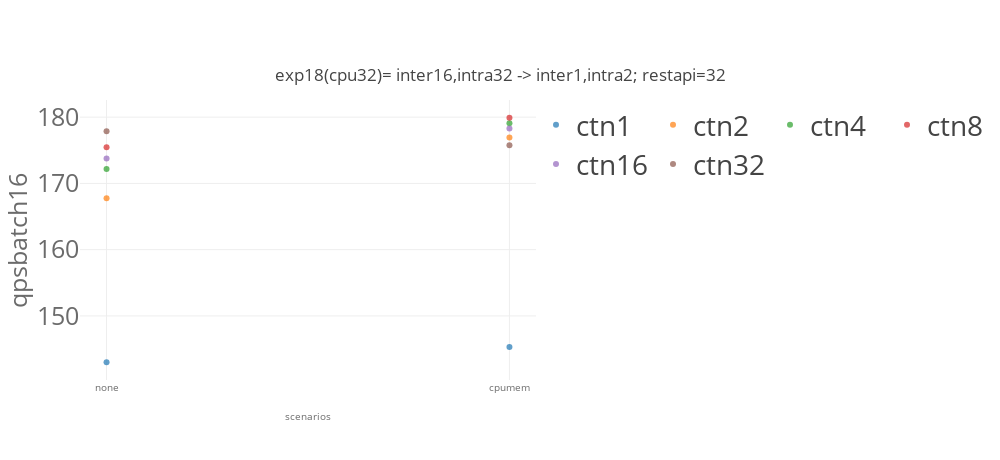
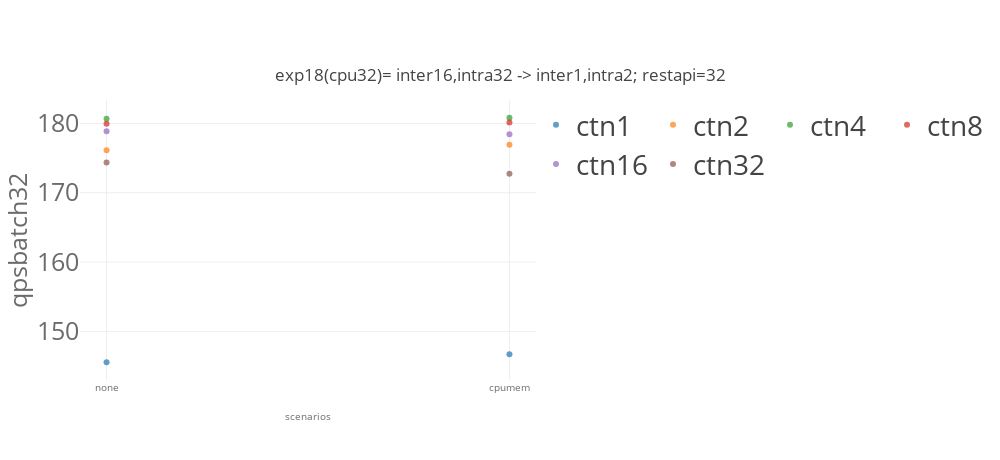
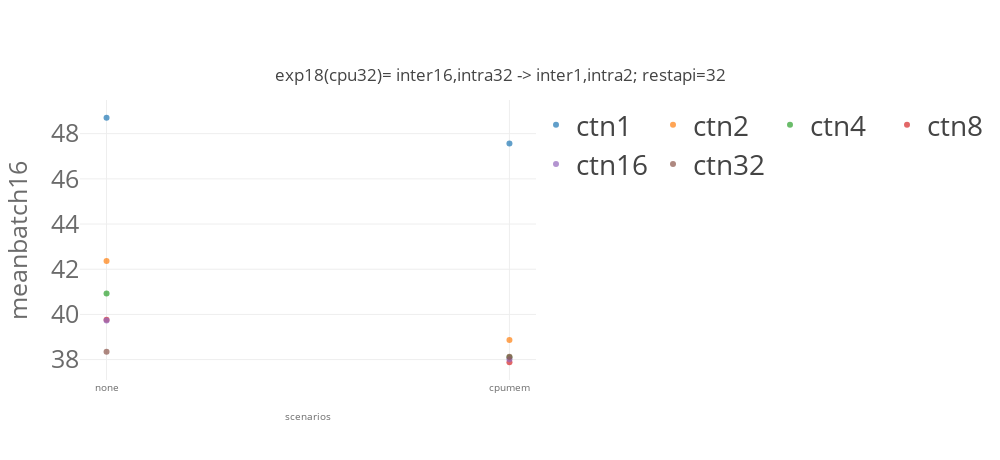
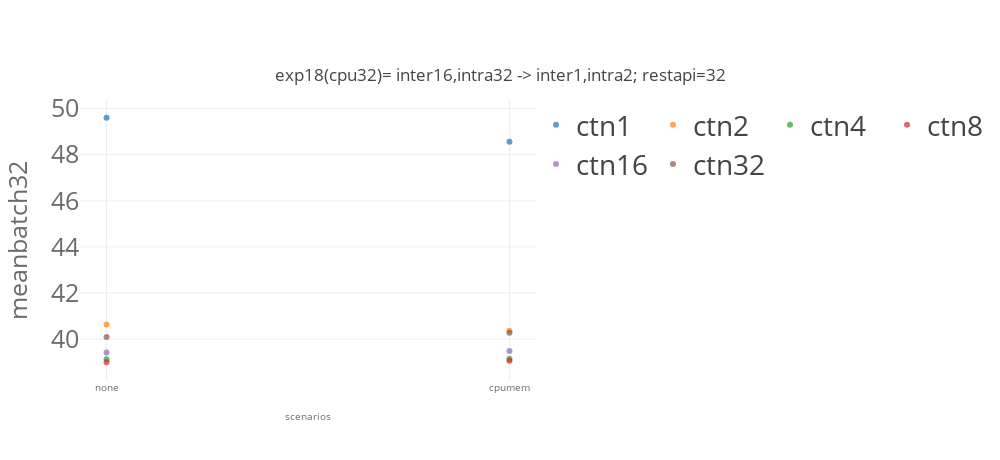

Notebook code for these charts, in order:
### Code cell
import matplotlib
import matplotlib.pyplot as plt
import numpy as np
from svglib.svglib import svg2rlg
from reportlab.graphics import renderPDF
from reportlab.pdfgen import canvas

from numpy import percentile, mean, std
import plotly.graph_objects as go

from plotly.offline import init_notebook_mode, iplot

import plotly.io as pio
pio.templates.default = "none"
# pio.templates.default = "simple_white"

import plotly.graph_objects as go
from plotly.subplots import make_subplots
import pandas as pd
# import plotly.express as px

for x in ['qps','mean','p99']:
    for cbatch in [16,32]:
        for model_name in ['resnet']:
            list_traces = []
            for numctn in [1,2,4,8,16,32]: 
                dfg_bench = dfg[(dfg['benchmark']== model_name)  & (dfg['cbatch']==cbatch) & (dfg['numctn']==numctn) &\
                            ((dfg['k8senv']=='none') |\
                             (dfg['k8senv']=='cpumem')| (dfg['k8senv']=='cpumemory'))]
#                 print(dfg_bench)


                #data
                trace = go.Scatter(
                    name="ctn"+str(numctn),
                    x=[ 'none','cpumem','cpu'],
                    y= dfg_bench[x].values.tolist(),
        #             error_y = dict(type='data', array=df1_bench['model_time_std'].values.tolist()),
                    opacity=0.7,
                    mode='markers'
                )
                list_traces.append(trace)



            #layout
            layout = go.Layout(
                title={
                    'text': "exp18(cpu32)= inter16,intra32 -> inter1,intra2; restapi=32" ,
                    'y':0.85,
                    'x':0.5,
                    'xanchor': 'center',
                    'yanchor': 'top'},
                width=1000,
                height=460,
                xaxis=dict(
                    title= "scenarios",
                    tickvals=[ 'none','cpumem','cpu'],
                    titlefont=dict(
                        size=10,
                        color='rgb(107, 107, 107)'
                    ),
                    tickfont=dict(
                        size=10,
                        color='rgb(107, 107, 107)'
                    )
                ),
                yaxis=dict(
                    title= x+"batch"+str(cbatch),
                    automargin=True,
                    titlefont=dict(
                        size=25,
                        color='rgb(107, 107, 107)'
                    ),
                    tickfont=dict(
                        size=25,
                        color='rgb(107, 107, 107)'
                    ),    
                ),
                legend=dict(
                    x=1.0,
                    y=1.0,
                    bgcolor='rgba(255, 255, 255, 0)',
                    bordercolor='rgba(255, 255, 255, 0)',
                    font = dict( size = 28)
                ),
                barmode='group',
                bargap=0.15,
                bargroupgap=0.08
        #         legend_orientation="h"
            )

        data = list_traces
        fig = go.Figure(data=data, layout=layout)
        fig.update_layout(legend_orientation="h")
        fig.show()    

    #     fig.write_image(path + model_name + k8senv +'.pdf')

### Figure 1 — Plotly figure (JSON) as saved in the notebook; plotly's stock layout.template omitted (floating-point values rounded to 4 significant figures)
{"data": [{"mode": "markers", "name": "ctn1", "opacity": 0.7, "type": "scatter", "x": ["none", "cpumem", "cpu"], "y": [143.0, 145.3]}, {"mode": "markers", "name": "ctn2", "opacity": 0.7, "type": "scatter", "x": ["none", "cpumem", "cpu"], "y": [167.8, 176.9]}, {"mode": "markers", "name": "ctn4", "opacity": 0.7, "type": "scatter", "x": ["none", "cpumem", "cpu"], "y": [172.2, 179.1]}, {"mode": "markers", "name": "ctn8", "opacity": 0.7, "type": "scatter", "x": ["none", "cpumem", "cpu"], "y": [175.5, 179.9]}, {"mode": "markers", "name": "ctn16", "opacity": 0.7, "type": "scatter", "x": ["none", "cpumem", "cpu"], "y": [173.8, 178.3]}, {"mode": "markers", "name": "ctn32", "opacity": 0.7, "type": "scatter", "x": ["none", "cpumem", "cpu"], "y": [177.9, 175.8]}], "layout": {"bargap": 0.15, "bargroupgap": 0.08, "barmode": "group", "height": 460, "legend": {"bgcolor": "rgba(255, 255, 255, 0)", "bordercolor": "rgba(255, 255, 255, 0)", "font": {"size": 28}, "orientation": "h", "x": 1, "y": 1}, "title": {"text": "exp18(cpu32)= inter16,intra32 -> inter1,intra2; restapi=32", "x": 0.5, "xanchor": "center", "y": 0.85, "yanchor": "top"}, "width": 1000, "xaxis": {"tickfont": {"color": "rgb(107, 107, 107)", "size": 10}, "tickvals": ["none", "cpumem", "cpu"], "title": {"font": {"color": "rgb(107, 107, 107)", "size": 10}, "text": "scenarios"}}, "yaxis": {"automargin": true, "tickfont": {"color": "rgb(107, 107, 107)", "size": 25}, "title": {"font": {"color": "rgb(107, 107, 107)", "size": 25}, "text": "qpsbatch16"}}}}

### Figure 2 — Plotly figure (JSON) as saved in the notebook; plotly's stock layout.template omitted (floating-point values rounded to 4 significant figures)
{"data": [{"mode": "markers", "name": "ctn1", "opacity": 0.7, "type": "scatter", "x": ["none", "cpumem", "cpu"], "y": [145.5, 146.7]}, {"mode": "markers", "name": "ctn2", "opacity": 0.7, "type": "scatter", "x": ["none", "cpumem", "cpu"], "y": [176.1, 176.9]}, {"mode": "markers", "name": "ctn4", "opacity": 0.7, "type": "scatter", "x": ["none", "cpumem", "cpu"], "y": [180.7, 180.8]}, {"mode": "markers", "name": "ctn8", "opacity": 0.7, "type": "scatter", "x": ["none", "cpumem", "cpu"], "y": [180.0, 180.1]}, {"mode": "markers", "name": "ctn16", "opacity": 0.7, "type": "scatter", "x": ["none", "cpumem", "cpu"], "y": [178.9, 178.4]}, {"mode": "markers", "name": "ctn32", "opacity": 0.7, "type": "scatter", "x": ["none", "cpumem", "cpu"], "y": [174.4, 172.7]}], "layout": {"bargap": 0.15, "bargroupgap": 0.08, "barmode": "group", "height": 460, "legend": {"bgcolor": "rgba(255, 255, 255, 0)", "bordercolor": "rgba(255, 255, 255, 0)", "font": {"size": 28}, "orientation": "h", "x": 1, "y": 1}, "title": {"text": "exp18(cpu32)= inter16,intra32 -> inter1,intra2; restapi=32", "x": 0.5, "xanchor": "center", "y": 0.85, "yanchor": "top"}, "width": 1000, "xaxis": {"tickfont": {"color": "rgb(107, 107, 107)", "size": 10}, "tickvals": ["none", "cpumem", "cpu"], "title": {"font": {"color": "rgb(107, 107, 107)", "size": 10}, "text": "scenarios"}}, "yaxis": {"automargin": true, "tickfont": {"color": "rgb(107, 107, 107)", "size": 25}, "title": {"font": {"color": "rgb(107, 107, 107)", "size": 25}, "text": "qpsbatch32"}}}}

### Figure 3 — Plotly figure (JSON) as saved in the notebook; plotly's stock layout.template omitted (floating-point values rounded to 4 significant figures)
{"data": [{"mode": "markers", "name": "ctn1", "opacity": 0.7, "type": "scatter", "x": ["none", "cpumem", "cpu"], "y": [48.7, 47.57]}, {"mode": "markers", "name": "ctn2", "opacity": 0.7, "type": "scatter", "x": ["none", "cpumem", "cpu"], "y": [42.36, 38.86]}, {"mode": "markers", "name": "ctn4", "opacity": 0.7, "type": "scatter", "x": ["none", "cpumem", "cpu"], "y": [40.93, 38.1]}, {"mode": "markers", "name": "ctn8", "opacity": 0.7, "type": "scatter", "x": ["none", "cpumem", "cpu"], "y": [39.76, 37.88]}, {"mode": "markers", "name": "ctn16", "opacity": 0.7, "type": "scatter", "x": ["none", "cpumem", "cpu"], "y": [39.73, 38.02]}, {"mode": "markers", "name": "ctn32", "opacity": 0.7, "type": "scatter", "x": ["none", "cpumem", "cpu"], "y": [38.34, 38.12]}], "layout": {"bargap": 0.15, "bargroupgap": 0.08, "barmode": "group", "height": 460, "legend": {"bgcolor": "rgba(255, 255, 255, 0)", "bordercolor": "rgba(255, 255, 255, 0)", "font": {"size": 28}, "orientation": "h", "x": 1, "y": 1}, "title": {"text": "exp18(cpu32)= inter16,intra32 -> inter1,intra2; restapi=32", "x": 0.5, "xanchor": "center", "y": 0.85, "yanchor": "top"}, "width": 1000, "xaxis": {"tickfont": {"color": "rgb(107, 107, 107)", "size": 10}, "tickvals": ["none", "cpumem", "cpu"], "title": {"font": {"color": "rgb(107, 107, 107)", "size": 10}, "text": "scenarios"}}, "yaxis": {"automargin": true, "tickfont": {"color": "rgb(107, 107, 107)", "size": 25}, "title": {"font": {"color": "rgb(107, 107, 107)", "size": 25}, "text": "meanbatch16"}}}}

### Figure 4 — Plotly figure (JSON) as saved in the notebook; plotly's stock layout.template omitted (floating-point values rounded to 4 significant figures)
{"data": [{"mode": "markers", "name": "ctn1", "opacity": 0.7, "type": "scatter", "x": ["none", "cpumem", "cpu"], "y": [49.6, 48.56]}, {"mode": "markers", "name": "ctn2", "opacity": 0.7, "type": "scatter", "x": ["none", "cpumem", "cpu"], "y": [40.63, 40.36]}, {"mode": "markers", "name": "ctn4", "opacity": 0.7, "type": "scatter", "x": ["none", "cpumem", "cpu"], "y": [39.12, 39.16]}, {"mode": "markers", "name": "ctn8", "opacity": 0.7, "type": "scatter", "x": ["none", "cpumem", "cpu"], "y": [39.0, 39.06]}, {"mode": "markers", "name": "ctn16", "opacity": 0.7, "type": "scatter", "x": ["none", "cpumem", "cpu"], "y": [39.42, 39.49]}, {"mode": "markers", "name": "ctn32", "opacity": 0.7, "type": "scatter", "x": ["none", "cpumem", "cpu"], "y": [40.1, 40.28]}], "layout": {"bargap": 0.15, "bargroupgap": 0.08, "barmode": "group", "height": 460, "legend": {"bgcolor": "rgba(255, 255, 255, 0)", "bordercolor": "rgba(255, 255, 255, 0)", "font": {"size": 28}, "orientation": "h", "x": 1, "y": 1}, "title": {"text": "exp18(cpu32)= inter16,intra32 -> inter1,intra2; restapi=32", "x": 0.5, "xanchor": "center", "y": 0.85, "yanchor": "top"}, "width": 1000, "xaxis": {"tickfont": {"color": "rgb(107, 107, 107)", "size": 10}, "tickvals": ["none", "cpumem", "cpu"], "title": {"font": {"color": "rgb(107, 107, 107)", "size": 10}, "text": "scenarios"}}, "yaxis": {"automargin": true, "tickfont": {"color": "rgb(107, 107, 107)", "size": 25}, "title": {"font": {"color": "rgb(107, 107, 107)", "size": 25}, "text": "meanbatch32"}}}}
